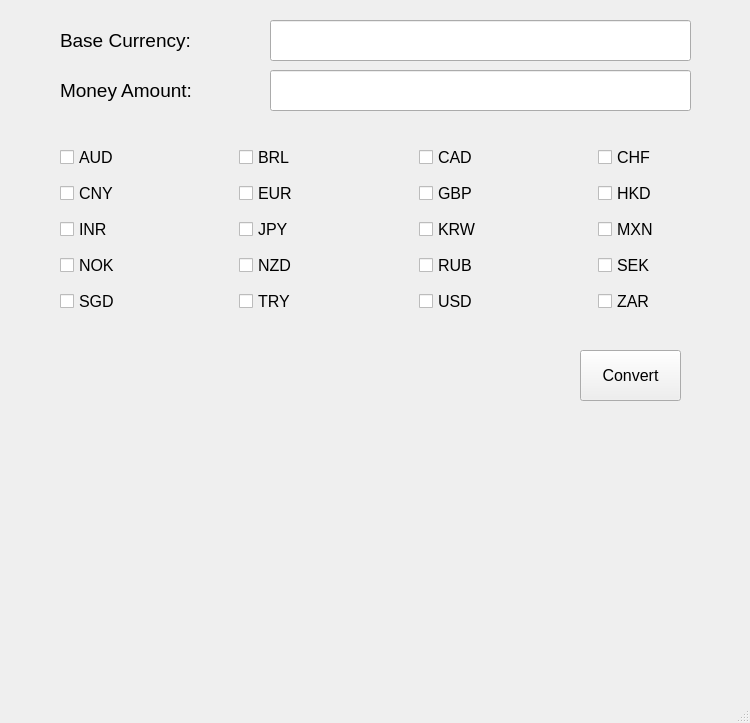
<?xml version="1.0" encoding="UTF-8"?>
<ui version="4.0">
 <class>MainWindow</class>
 <widget class="QMainWindow" name="MainWindow">
  <property name="geometry">
   <rect>
    <x>0</x>
    <y>0</y>
    <width>750</width>
    <height>723</height>
   </rect>
  </property>
  <property name="windowTitle">
   <string>MainWindow</string>
  </property>
  <widget class="QWidget" name="centralwidget">
   <widget class="QWidget" name="gridLayoutWidget">
    <property name="geometry">
     <rect>
      <x>60</x>
      <y>140</y>
      <width>711</width>
      <height>181</height>
     </rect>
    </property>
    <layout class="QGridLayout" name="currencies">
     <item row="3" column="0">
      <widget class="QCheckBox" name="NOK">
       <property name="font">
        <font>
         <pointsize>12</pointsize>
        </font>
       </property>
       <property name="text">
        <string>NOK</string>
       </property>
      </widget>
     </item>
     <item row="4" column="0">
      <widget class="QCheckBox" name="SGD">
       <property name="font">
        <font>
         <pointsize>12</pointsize>
        </font>
       </property>
       <property name="text">
        <string>SGD</string>
       </property>
      </widget>
     </item>
     <item row="2" column="1">
      <widget class="QCheckBox" name="JPY">
       <property name="font">
        <font>
         <pointsize>12</pointsize>
        </font>
       </property>
       <property name="text">
        <string>JPY</string>
       </property>
      </widget>
     </item>
     <item row="2" column="2">
      <widget class="QCheckBox" name="KRW">
       <property name="font">
        <font>
         <pointsize>12</pointsize>
        </font>
       </property>
       <property name="text">
        <string>KRW</string>
       </property>
      </widget>
     </item>
     <item row="3" column="1">
      <widget class="QCheckBox" name="NZD">
       <property name="font">
        <font>
         <pointsize>12</pointsize>
        </font>
       </property>
       <property name="text">
        <string>NZD</string>
       </property>
      </widget>
     </item>
     <item row="1" column="2">
      <widget class="QCheckBox" name="GBP">
       <property name="font">
        <font>
         <pointsize>12</pointsize>
        </font>
       </property>
       <property name="text">
        <string>GBP</string>
       </property>
      </widget>
     </item>
     <item row="3" column="2">
      <widget class="QCheckBox" name="RUB">
       <property name="font">
        <font>
         <pointsize>12</pointsize>
        </font>
       </property>
       <property name="text">
        <string>RUB</string>
       </property>
      </widget>
     </item>
     <item row="4" column="1">
      <widget class="QCheckBox" name="TRY">
       <property name="font">
        <font>
         <pointsize>12</pointsize>
        </font>
       </property>
       <property name="text">
        <string>TRY</string>
       </property>
      </widget>
     </item>
     <item row="4" column="2">
      <widget class="QCheckBox" name="USD">
       <property name="font">
        <font>
         <pointsize>12</pointsize>
        </font>
       </property>
       <property name="text">
        <string>USD</string>
       </property>
      </widget>
     </item>
     <item row="1" column="1">
      <widget class="QCheckBox" name="EUR">
       <property name="font">
        <font>
         <pointsize>12</pointsize>
        </font>
       </property>
       <property name="text">
        <string>EUR</string>
       </property>
      </widget>
     </item>
     <item row="1" column="3">
      <widget class="QCheckBox" name="HKD">
       <property name="font">
        <font>
         <pointsize>12</pointsize>
        </font>
       </property>
       <property name="text">
        <string>HKD</string>
       </property>
      </widget>
     </item>
     <item row="2" column="0">
      <widget class="QCheckBox" name="INR">
       <property name="font">
        <font>
         <pointsize>12</pointsize>
        </font>
       </property>
       <property name="text">
        <string>INR</string>
       </property>
      </widget>
     </item>
     <item row="0" column="3">
      <widget class="QCheckBox" name="CHF">
       <property name="font">
        <font>
         <pointsize>12</pointsize>
        </font>
       </property>
       <property name="text">
        <string>CHF</string>
       </property>
      </widget>
     </item>
     <item row="0" column="2">
      <widget class="QCheckBox" name="CAD">
       <property name="font">
        <font>
         <pointsize>12</pointsize>
        </font>
       </property>
       <property name="text">
        <string>CAD</string>
       </property>
      </widget>
     </item>
     <item row="0" column="0">
      <widget class="QCheckBox" name="AUD">
       <property name="font">
        <font>
         <pointsize>12</pointsize>
        </font>
       </property>
       <property name="text">
        <string>AUD</string>
       </property>
      </widget>
     </item>
     <item row="4" column="3">
      <widget class="QCheckBox" name="ZAR">
       <property name="font">
        <font>
         <pointsize>12</pointsize>
        </font>
       </property>
       <property name="text">
        <string>ZAR</string>
       </property>
      </widget>
     </item>
     <item row="2" column="3">
      <widget class="QCheckBox" name="MXN">
       <property name="font">
        <font>
         <pointsize>12</pointsize>
        </font>
       </property>
       <property name="text">
        <string>MXN</string>
       </property>
      </widget>
     </item>
     <item row="0" column="1">
      <widget class="QCheckBox" name="BRL">
       <property name="font">
        <font>
         <pointsize>12</pointsize>
        </font>
       </property>
       <property name="text">
        <string>BRL</string>
       </property>
      </widget>
     </item>
     <item row="3" column="3">
      <widget class="QCheckBox" name="SEK">
       <property name="font">
        <font>
         <pointsize>12</pointsize>
        </font>
       </property>
       <property name="text">
        <string>SEK</string>
       </property>
      </widget>
     </item>
     <item row="1" column="0">
      <widget class="QCheckBox" name="CNY">
       <property name="font">
        <font>
         <pointsize>12</pointsize>
        </font>
       </property>
       <property name="text">
        <string>CNY</string>
       </property>
      </widget>
     </item>
    </layout>
   </widget>
   <widget class="QPushButton" name="convert_button">
    <property name="geometry">
     <rect>
      <x>580</x>
      <y>350</y>
      <width>101</width>
      <height>51</height>
     </rect>
    </property>
    <property name="font">
     <font>
      <pointsize>12</pointsize>
     </font>
    </property>
    <property name="text">
     <string>Convert</string>
    </property>
   </widget>
   <widget class="QLineEdit" name="currency_input">
    <property name="geometry">
     <rect>
      <x>270</x>
      <y>20</y>
      <width>421</width>
      <height>41</height>
     </rect>
    </property>
   </widget>
   <widget class="QLineEdit" name="amount_input">
    <property name="geometry">
     <rect>
      <x>270</x>
      <y>70</y>
      <width>421</width>
      <height>41</height>
     </rect>
    </property>
    <property name="sizePolicy">
     <sizepolicy hsizetype="Expanding" vsizetype="Fixed">
      <horstretch>0</horstretch>
      <verstretch>0</verstretch>
     </sizepolicy>
    </property>
   </widget>
   <widget class="QLabel" name="money_amount">
    <property name="geometry">
     <rect>
      <x>60</x>
      <y>70</y>
      <width>211</width>
      <height>41</height>
     </rect>
    </property>
    <property name="font">
     <font>
      <pointsize>14</pointsize>
     </font>
    </property>
    <property name="text">
     <string>Money Amount:</string>
    </property>
   </widget>
   <widget class="QLabel" name="base_currency">
    <property name="geometry">
     <rect>
      <x>60</x>
      <y>20</y>
      <width>211</width>
      <height>41</height>
     </rect>
    </property>
    <property name="font">
     <font>
      <pointsize>14</pointsize>
     </font>
    </property>
    <property name="text">
     <string>Base Currency:</string>
    </property>
   </widget>
   <widget class="QLabel" name="result_label">
    <property name="geometry">
     <rect>
      <x>60</x>
      <y>430</y>
      <width>621</width>
      <height>251</height>
     </rect>
    </property>
    <property name="text">
     <string/>
    </property>
   </widget>
  </widget>
  <widget class="QMenuBar" name="menubar">
   <property name="geometry">
    <rect>
     <x>0</x>
     <y>0</y>
     <width>750</width>
     <height>18</height>
    </rect>
   </property>
  </widget>
  <widget class="QStatusBar" name="statusbar"/>
 </widget>
 <resources/>
 <connections/>
</ui>
